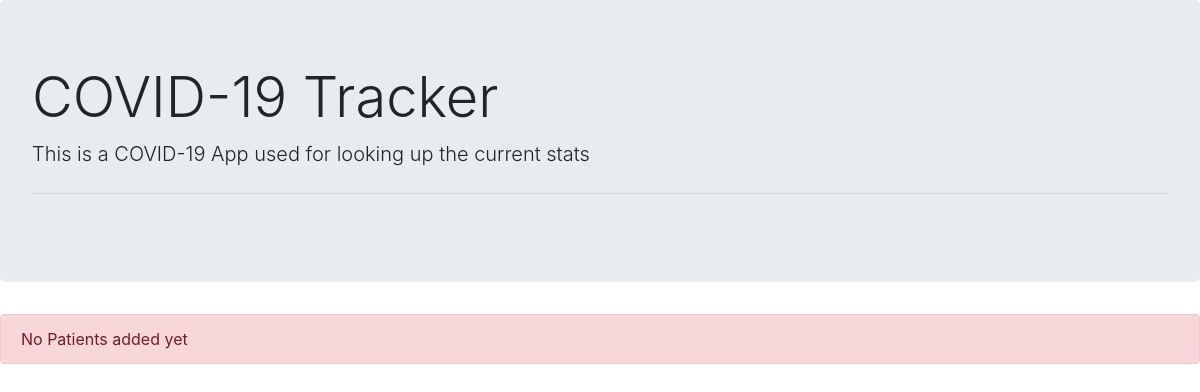
/countries/details/1, run on an earlier commit of the app's database.
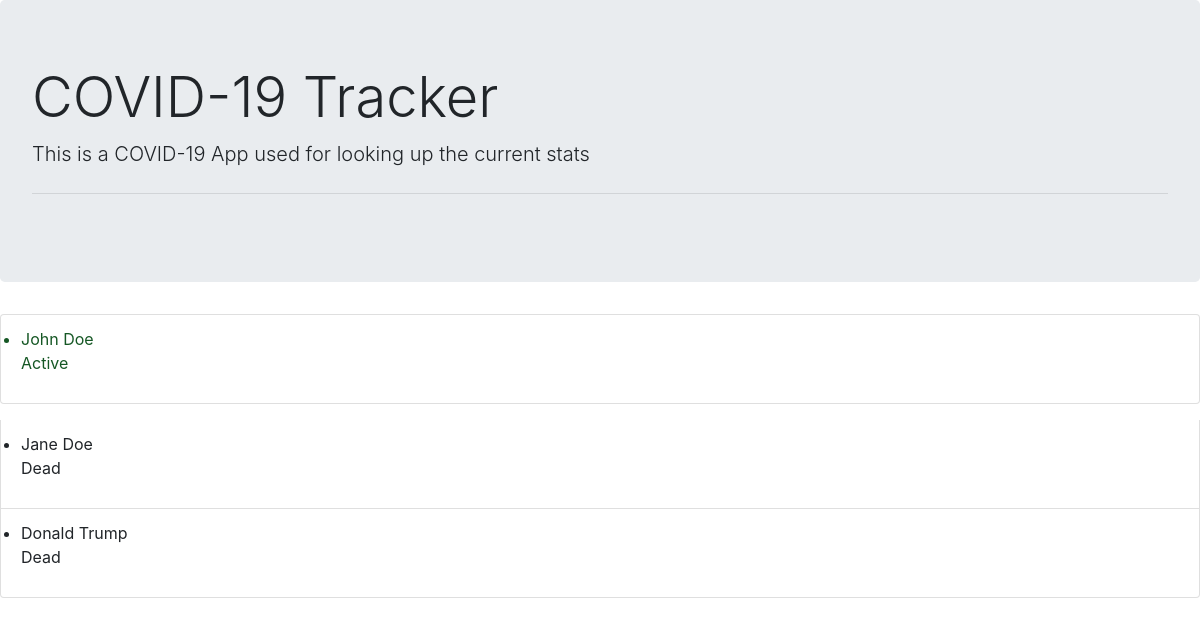
And on a later commit of the database.
### covidcases/models.py (models this page shows, shortened)
class Patients(models.Model):
    active = 'active'
    dead = 'dead'
    choices_list = [
        (active, 'Active'),
        (dead, 'Dead')
    ]
    country = models.ForeignKey(Country, on_delete=models.CASCADE)
    patient_name = models.CharField(max_length=200)
    status = models.CharField(max_length = 6, choices = choices_list)

### covidcases/views.py (the view)
# urls.py: path('details/<int:country_id>', views.details, name='details')
def details(request, country_id):
    country = get_object_or_404(Country, pk=country_id)
    all_patients = country.patients_set.all()
    context = {
        'all_patients': all_patients
    }
    return render(request, 'covidcases/details.html', context)

### covidcases/templates/covidcases/details.html
{% extends './base.html' %}
{% block content %}
    {% if all_patients %}
    <ul class="list-group">
        {% for patient in all_patients %}
        {% if patient.status == "active"%}
        <div class="list-group-item alert alert-success">
            <li>{{ patient.patient_name }}
            <p>Active</p>
            </li>
        </div>
        {% else %}
        <div class="list-group-item">
            <li>{{ patient.patient_name }}
            <p>Dead</p>
            </li>
        </div>
        {% endif %}
        {% endfor %}
    </ul>
    {% else %}
    <div class="alert alert-danger">
        No Patients added yet
    </div>
    {% endif %}
{% endblock %}

### covidcases/templates/covidcases/base.html (shortened to what this page needs)
<!DOCTYPE html>
<html lang="en">
<head>
    <link rel="stylesheet" href="https://stackpath.bootstrapcdn.com/bootstrap/4.5.0/css/bootstrap.min.css">
</head>
<body>
    <div class="jumbotron">
        <h1 class="display-4">COVID-19 Tracker</h1>
        <p class="lead">This is a COVID-19 App used for looking up the current stats</p>
        <hr class="my-4">
    </div>
    <div class="data">
        {% block content %}{% endblock %}
    </div>
</body>
</html>

What changed in the data, as far as the page shows it:
added Patients: patient_name "John Doe"
added Patients: patient_name "Jane Doe"
added Patients: patient_name "Donald Trump"
Also different on the page:
text no longer shown: "No Patients added yet"
